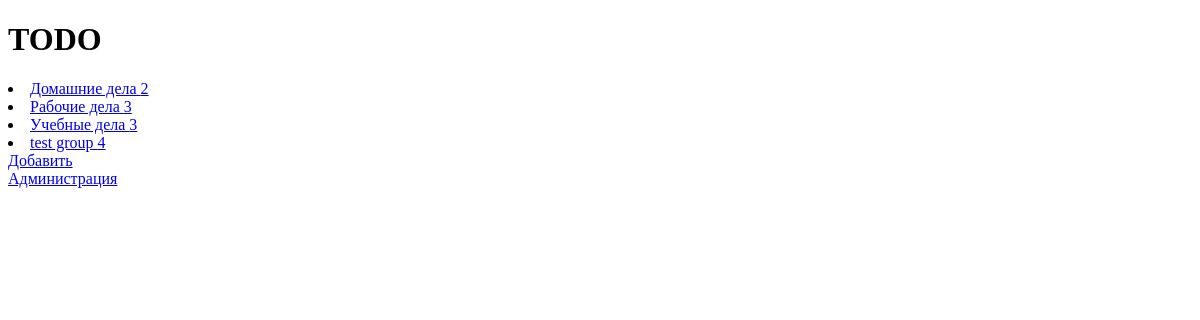
/, run on an earlier commit of the app's database.
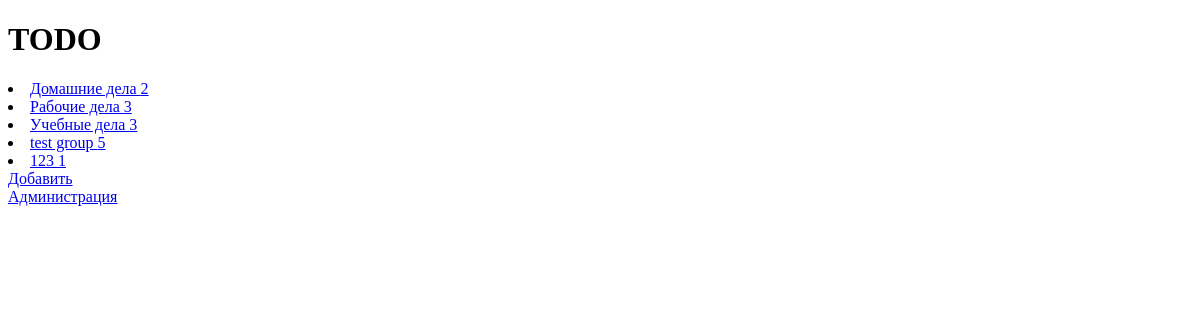
And on a later commit of the database.
### todo/models.py (models this page shows)
class TaskGroup(models.Model):
    name = models.CharField(max_length=30, unique=True)
    def __str__(self):
        return self.name

### todo/views.py (the view)
# urls.py: path('', views.TaskGroupList.as_view(), name='index'),
class TaskGroupList(ListView):
    model = TaskGroup
    template_name = 'index.html'
    def get_queryset(self):
        qs = super().get_queryset()
        qs = qs.annotate(number_of_tasks=Count('task'))
        return qs

### templates/index.html (shortened to what this page needs)
<!DOCTYPE html>
<html lang="en">
    <head>
    </head>
    <body>
        <div>
            <h1>TODO</h1>
            {% for task_group in object_list %}
                <li>
                    <a href="{% url 'detail' task_group.id %}">
                        {{ task_group }} {{ task_group.number_of_tasks }}
                    </a>
                </li>
            {% endfor %}
            <a href="{% url 'add-group' %}">Добавить</a><br>
            <a href="{% url 'admin:index' %}">Администрация</a>
        </div>
    </body>
</html>

What changed in the data, as far as the page shows it:
computed for TaskGroup "test group": number_of_tasks "4" → "5"
added TaskGroup: name "123", number_of_tasks "1"
